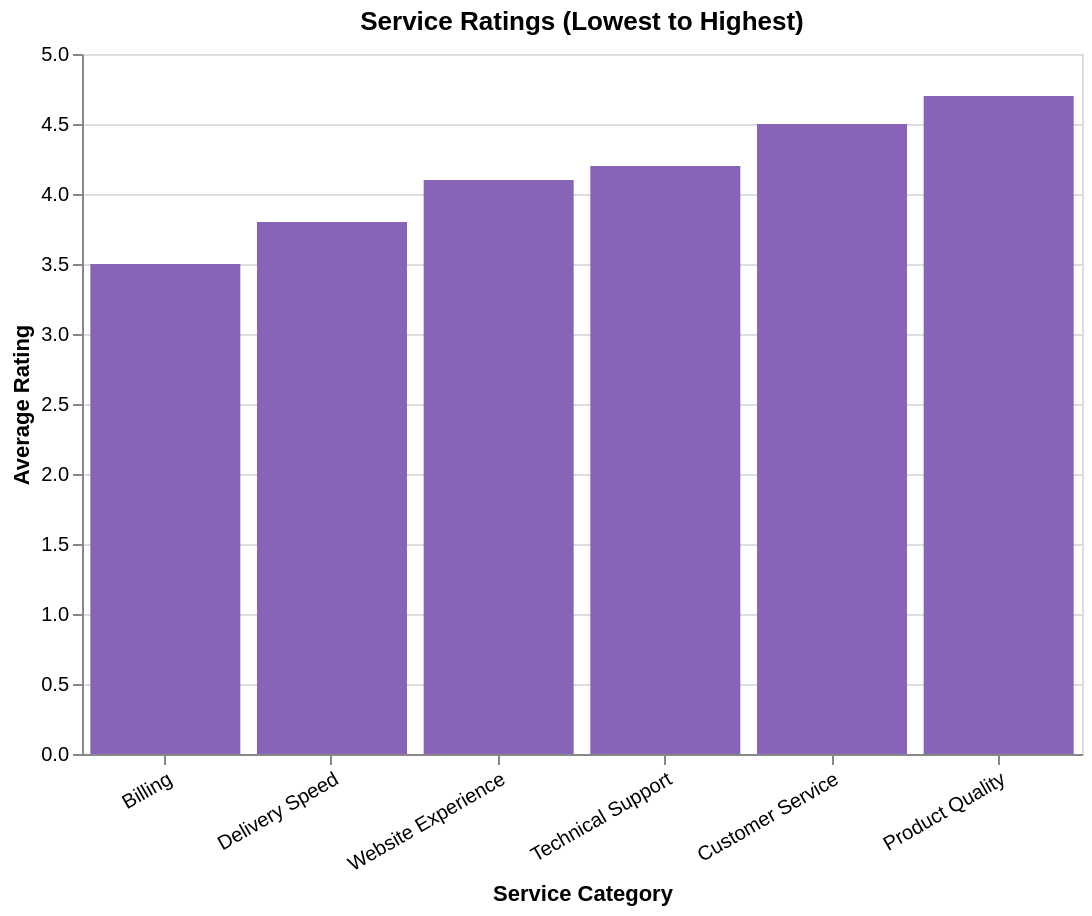

Vega-Lite specification stored for this chart:
### Vega-Lite specification from a JSON file in a GitHub repository (floating-point values rounded to 4 significant figures)
{"$schema": "https://vega.github.io/schema/vega-lite/v6.json", "description": "Customer satisfaction scores ordered by average rating (ascending)", "width": 500, "height": 350, "data": {"values": [{"service": "Technical Support", "rating": 4.2}, {"service": "Billing", "rating": 3.5}, {"service": "Product Quality", "rating": 4.7}, {"service": "Delivery Speed", "rating": 3.8}, {"service": "Customer Service", "rating": 4.5}, {"service": "Website Experience", "rating": 4.1}]}, "mark": {"type": "bar", "color": "#8764B8"}, "encoding": {"x": {"field": "service", "type": "nominal", "sort": {"field": "rating", "op": "mean", "order": "ascending"}, "axis": {"title": "Service Category", "labelAngle": -30}}, "y": {"field": "rating", "type": "quantitative", "scale": {"domain": [0, 5]}, "axis": {"title": "Average Rating", "format": ".1f"}}}, "title": "Service Ratings (Lowest to Highest)"}
